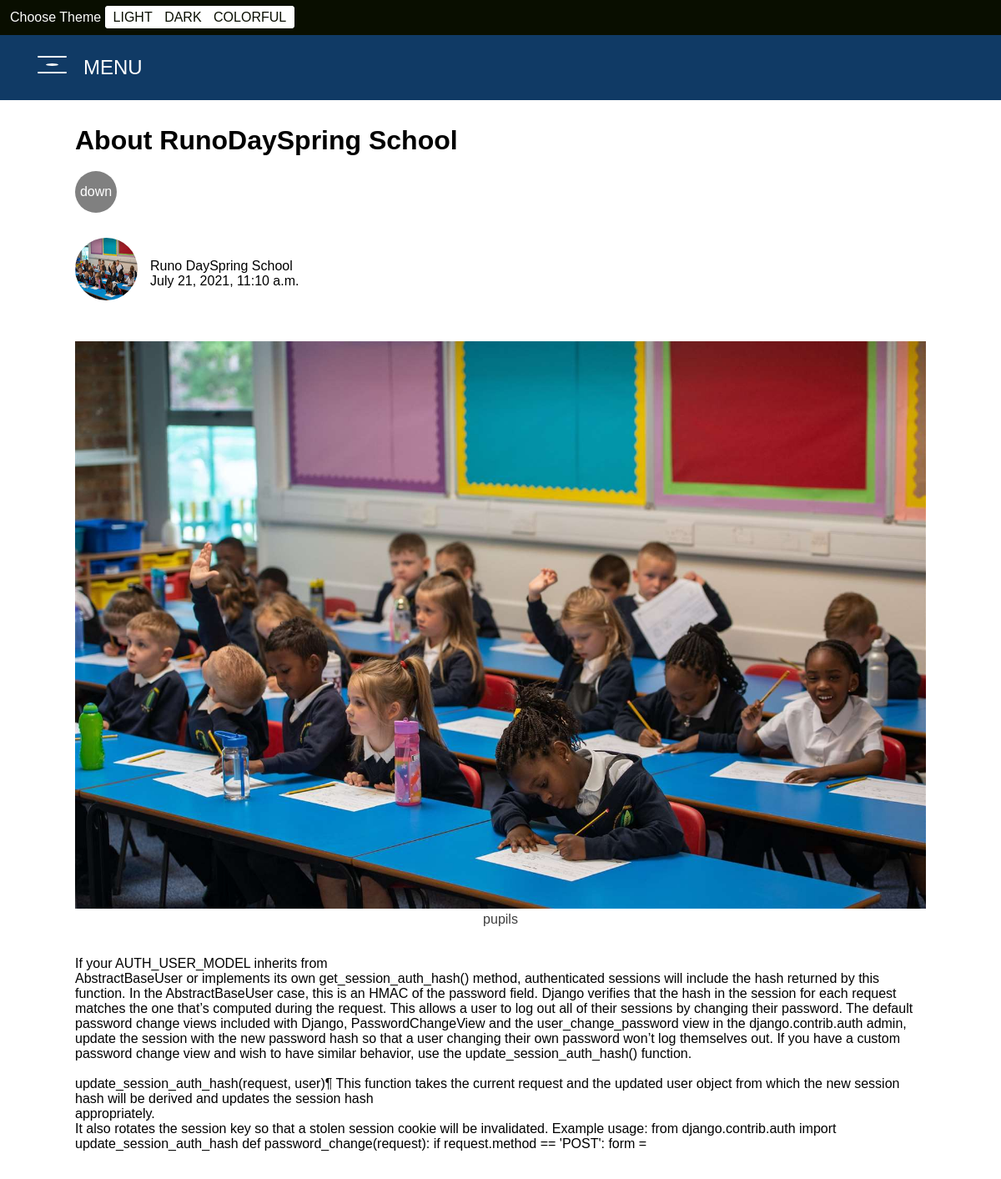
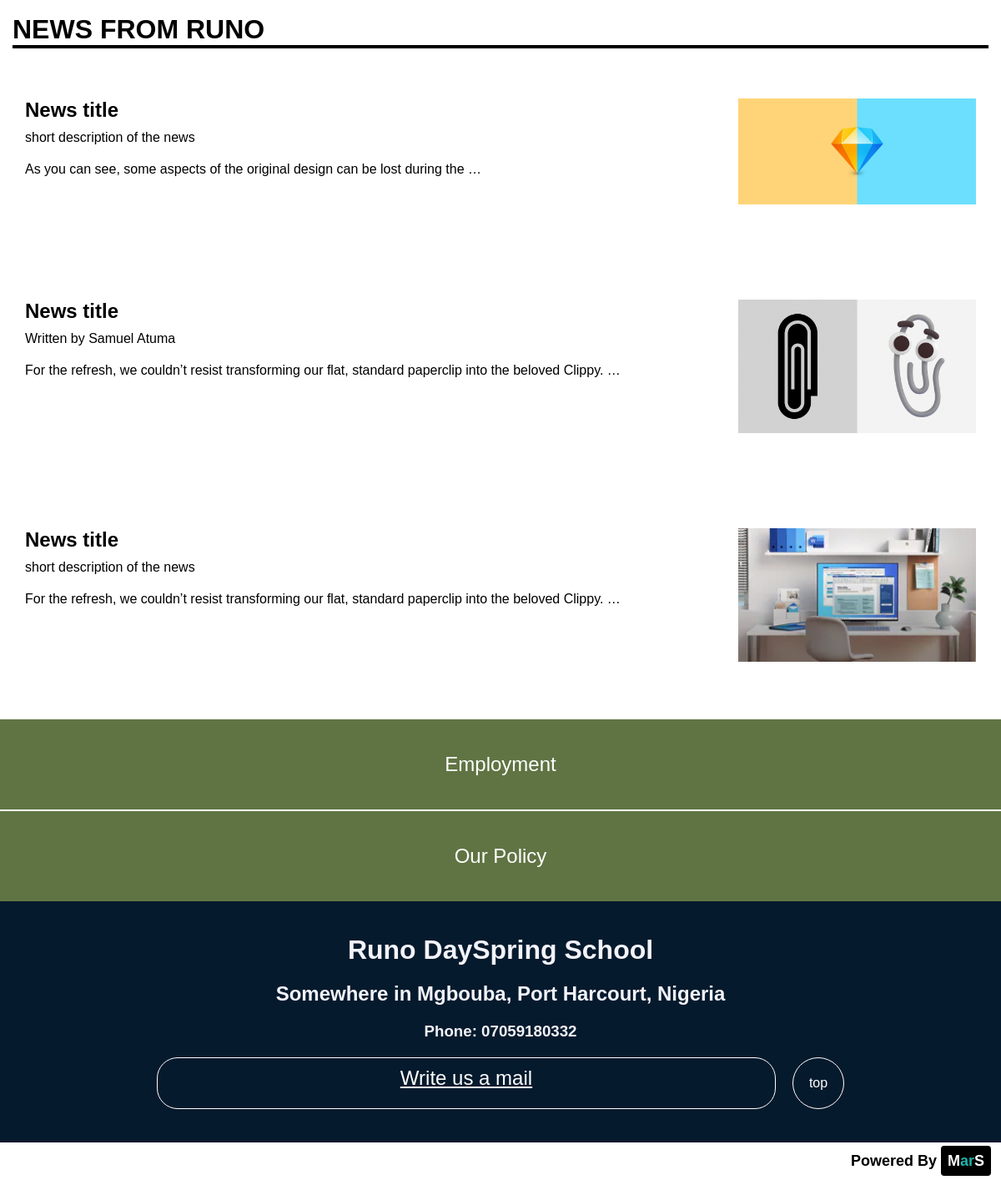
/runo/about/, run on the app's committed database (2 pictures, top to bottom).
### runo/models.py (models this page shows, shortened)
class AboutSchool(models.Model):
    img = models.ImageField(upload_to='about/')
    desc = models.CharField(max_length=250, default='Image description')
    title = models.CharField(max_length=250, default='Title')
    aboutBody = models.TextField()
    publish = models.BooleanField(default=False)
    published = models.DateTimeField(auto_now_add=True)
    class Meta:
        ordering = ['-published']

class FooterDetails(models.Model):
    school_name = models.CharField(max_length=100)
    school_address = models.CharField(max_length=250)
    school_phone = models.CharField(max_length=18)
    school_email = models.EmailField()

class News(models.Model):
    img = models.ImageField(upload_to='news/')
    desc = models.CharField(max_length=250, default='short description of the news')
    title = models.CharField(max_length=250, default='News title')
    slug = models.SlugField(max_length=250)
    newsBody = models.TextField()
    publish = models.BooleanField(default=False)
    published = models.DateTimeField(auto_now_add=True)
    class Meta:
        ordering = ['-published']
    def get_absolute_url(self):
        return reverse('runo:news', args=[
            self.slug,
            self.published.year,
            self.published.month,
            self.published.day
        ])

### runo/views.py (the view)
# urls.py: path('about/', views.aboutUs, name='about'),
def aboutUs(request):
    newsItem = AboutSchool.objects.order_by('-published').first()
    news = News.objects.filter(publish=True).order_by('-published').all()[:6]
    aboutSchool = FooterDetails.objects.first()
    return render(request, 'runo/about.html', {'aboutSchool': aboutSchool, 'newsItem': newsItem, 'news': news, 'section': 'about'})

### runo/templates/runo/about.html (shortened to what this page needs)
{% extends 'runobase.html' %}
{% block body %}
{% if newsItem %}
    <div id='targetNews'>
        <div id='newsHeader'>
            <h1>{{ newsItem.title }}</h1>
            <br>
            <span><a href='#MarS'>down</a></span>
            <section>
                <div id='img'>
                    <img src='{{ newsItem.img.url }}' alt='{{newsItem.desc}}'>
                </div>
                <section style='margin-top: 25px;'>
                    {% if aboutSchool %}
                        {{ aboutSchool.school_name }}
                    {% else %}
                        School name from footer will appear here
                    {% endif %}
                    <br>
                    {{ newsItem.published }}
                </section>
            </section>
        </div>
        <div id='targetNewsImg'>
            <img src='{{ newsItem.img.url }}' alt='{{newsItem.desc}}'>
            <p>{{ newsItem.desc }}</p>
        </div>
        <div id='newsBody'>
            {{ newsItem.aboutBody | safe | linebreaks}}
        </div>
    </div>
{% endif %}
<div id='news'>
    {% if news %}
        <h1>NEWS FROM RUNO</h1>
        {% for newsArticle in news %}
            <a href='{{ newsArticle.get_absolute_url }}'>
                <div  class='news'>
                    <div class='newsDesc'>
                        <h2>
                            {{ newsArticle.title }}
                        </h2>
                        <p>{{ newsArticle.desc }}</p>
                        <p>{{ newsArticle.newsBody | truncatewords:15 | linebreaks}}</p>
                    </div>
                    <div class='newsImg'>
                        <img src='{{ newsArticle.img.url }}'>
                    </div>
                </div>
            </a>
        {% empty %}
            Nothing here yet
        {% endfor %}
    {% endif %}
</div>
{% endblock %}

### runo/templates/runobase.html (shortened to what this page needs)
<!DOCTYPE html>
<html lang="en">
<head>
</head>
<body>
    <div id='toggleMode'>
        Choose Theme
        <span>
            <span id='day' class='toggleMode'>LIGHT</span>
            <span id='night' class='toggleMode'>DARK</span>
            <span id='colorful' class='toggleMode'>COLORFUL</span>
        </span>
    </div>
    <nav>
        <div id='topMenu'>
            <div id='menu'>
                <div id='firstBar'></div>
                <div id='secondBar'></div>
                <div id='thirdBar'></div>
            </div>
            <span>MENU</span>
        </div>
    </nav>
    {% block body %}
    {% endblock %}
    <footer>
        <div id='footerExtraInfo'>
            <section id='first'>
                <a href=''>Employment</a>
            </section>
            <section>
                <a href=''>Our Policy</a>
            </section>
        </div>
        <div id='footerSchoolDetails'>
            {% if aboutSchool %}
                <h1>{{ aboutSchool.school_name }}</h1>
                <h2>{{ aboutSchool.school_address }}</h2>
                <h3>Phone: {{ aboutSchool.school_phone }}</h3>
                <a href='mailto:{{ aboutSchool.school_email }}' target='_blank'><aside>Write us a mail</aside></a>
                <section><a href='#day' style='text-decoration: none; color: white;'>top</a></section>
            {% endif %}
        </div>
        <div id='MarS'>
            Powered By
            <span>M<span style='color: lightseagreen'>ar</span>S</span>
        </div>
    </footer>
</body>
</html>

### runo/templates/runobase.html (style rules this page uses)
* { margin: 0px; font-family: 'Trebuchet MS', 'Lucida Sans Unicode', 'Lucida Grande', 'Lucida Sans', Arial, sans-serif; overflow-x: hidden; }
html { scroll-behavior: smooth; }
#toggleMode { background-color: rgb(9, 14, 0); width: 100%; padding-left: 20px; color: rgb(252, 252, 250); padding: 12px; }
#toggleMode > span { background-color: white; border: 5px solid white; color: rgb(9, 14, 0); border-radius: 4px; }
#toggleMode span > .toggleMode { padding-left: 5px; padding-right: 5px; padding-top: 3px; padding-bottom: 3px; cursor: pointer; }
nav { width: 100%; position: sticky; top: 0; background-color: rgb(16, 58, 101); padding-left: 25px; padding-top: 25px; padding-bottom: 25px; padding-right: 0px; }
@media screen and (max-width: 1360px) { nav { padding-right: 25px; } }
@media screen and (max-width: 1360px) { nav #menu { width: 75px; align-items: center; } }
@media screen and (max-width: 1360px) { nav #menu > div { background-color: white; } }
@media screen and (max-width: 1360px) { #topMenu { display: flex; flex-wrap: nowrap; width: 150px; cursor: pointer; } }
@media screen and (max-width: 1360px) { nav #menu > #firstBar { width: 35px; height: 2px; border-radius: 1px; margin: auto; margin-bottom: 7px; } }
@media screen and (max-width: 1360px) { nav #menu > #secondBar { width: 15px; height: 3px; border-radius: 50%; margin: auto; margin-bottom: 7px; } }
@media screen and (max-width: 1360px) { nav #menu > #thirdBar { width: 35px; height: 2px; border-radius: 1px; margin: auto; margin-bottom: 6px; } }
@media screen and (max-width: 1360px) { #topMenu span { color: white; font-size: x-large; } }
#footerExtraInfo { display: flex; flex-wrap: wrap; background-color: rgb(96, 116, 67); justify-content: center; }
#footerExtraInfo section { color: white; text-align: center; padding-top: 40px; padding-bottom: 40px; font-size: x-large; }
#footerExtraInfo a { text-decoration: none; color: white; }
@media screen and (max-width: 1361px) { #footerExtraInfo section { width: 100%; } }
@media screen and (max-width: 1361px) { #footerExtraInfo #first { border-bottom: 2px solid white; } }
#footerSchoolDetails { background-color: rgb(6, 26, 45); display: flex; flex-wrap: wrap; justify-content: center; color: rgb(243, 243, 250); padding-top: 40px; padding-bottom: 40px; }
#footerSchoolDetails > a { color: white; padding: 10px; text-align: center; border-radius: 25px; border: 1px solid white; font-size: x-large; }
#footerSchoolDetails h1, #footerSchoolDetails h3 { width: 100%; text-align: center; padding-bottom: 20px; }
#footerSchoolDetails h2 { width: 50%; padding-bottom: 20px; text-align: center; }
@media screen and (max-width: 1361px) { #footerSchoolDetails > a { width: 60%; } }
#footerSchoolDetails section { width: 60px; height: 60px; border-radius: 50%; margin-left: 20px; display: flex; justify-content: center; align-items: center; border: 1px solid white; }
#MarS { background-color: white; color: black; padding:12px; text-align: end; font-size: large; font-weight: bold; }
#MarS > span { background-color: black; padding: 8px; border-radius: 4px; color: white }

### data on the page
AboutSchool: title "About RunoDaySpring School", img (picture), published "July 21, 2021, 11:10 a.m.", desc "pupils", aboutBody "If your AUTH_USER_MODEL inherits from AbstractBaseUser or implements its own get_session_auth_hash() method, authenticated sessions will include the hash returned by this function. In the AbstractBaseUser case, this is an HMAC of the password field. Django verifies that the hash in the session for each request matches the one that’s computed during the request. This allows a user to log out all of their sessions by changing their password. The default password change views included with Django, PasswordChangeView and the user_change_password view in the django.contrib.auth admin, update the session with the new password hash so that a user changing their own password won’t log themselves…"
FooterDetails: school_name "Runo DaySpring School", school_address "Somewhere in Mgbouba, Port Harcourt, Nigeria", school_phone "07059180332"
News: title "News title", desc "short description of the news", newsBody "As you can see, some aspects of the original design can be lost during the …", img (picture)
News: title "News title", desc "Written by Samuel Atuma", newsBody "For the refresh, we couldn’t resist transforming our flat, standard paperclip into the beloved Clippy. …", img (picture)
News: title "News title", desc "short description of the news", newsBody "For the refresh, we couldn’t resist transforming our flat, standard paperclip into the beloved Clippy. …", img (picture)
